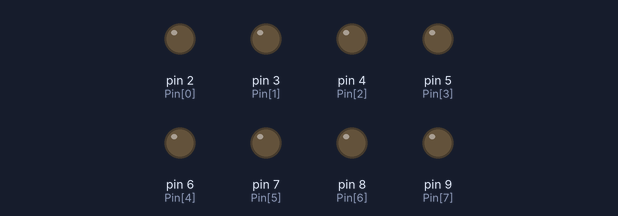
The sketch below on a simulated Arduino Uno, built with avr-gcc and run on an emulated ATmega328P. Shown: output pins drawn as LEDs (lit = HIGH).

Above: at 0.1 s.
At 4.6 s:
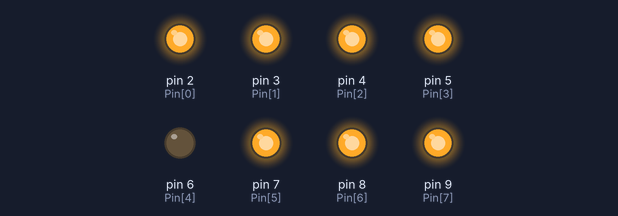
At 9.6 s:
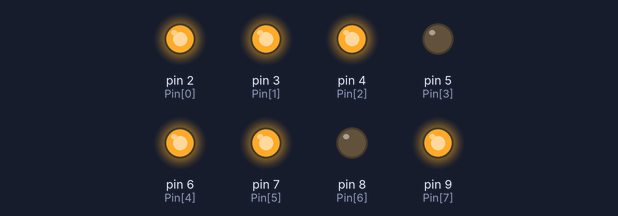
At 19.6 s:
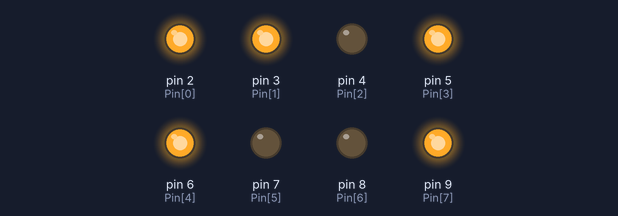
At 29.1 s:
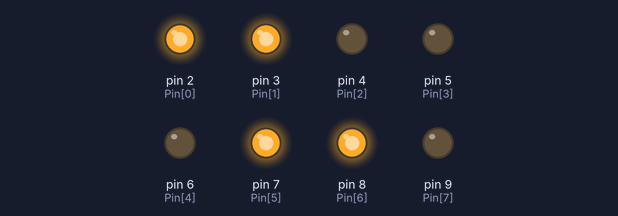
At 39.1 s:
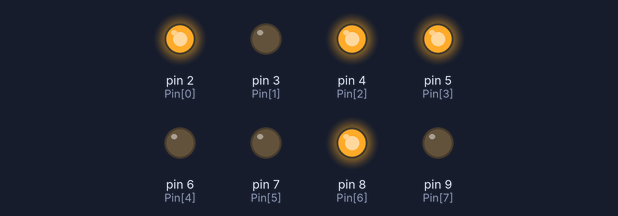
Timing chart, 0 to 40.0 s (numbered marks = the images above):
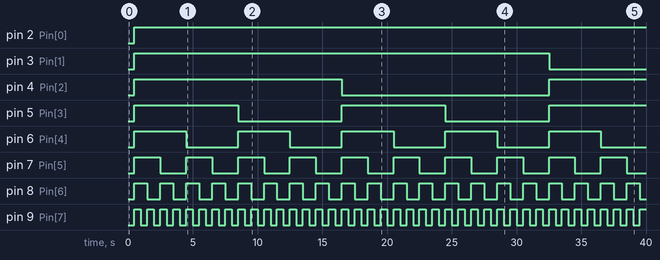

The sketch:

sketch_apr16c.ino
```cpp
#include <stdio.h>
byte Pin[] = {2,3,4,5,6,7,8,9};
byte Pin_num = sizeof(Pin) / sizeof(byte);
byte sendNumber = 0;
byte count = 0;
byte Pin_ON[] = {0,0,0,0,0,0,0,0};

void setup() {
  for(int j = 0; j<Pin_num; j++) {
    pinMode(Pin[j], OUTPUT);
  }
}

int function(int receiveNumber) {
    for(int i =7; i>=0; i--) {
      if(receiveNumber == 1 && receiveNumber == 0) {
        break;
      }
      count = receiveNumber % 2;
      if(count == 1) {
        Pin_ON[i] = 1;
        receiveNumber = receiveNumber - (receiveNumber / 2);
      }
      else {
        receiveNumber = receiveNumber - (receiveNumber / 2);
      }
    }
    return 0;
}

int function2() {
   for(int i = 0; i < 8; i++) {
    if(Pin_ON[i] >= 1) {
      digitalWrite(i+2, HIGH);
      Pin_ON[i] = 0;
    }
    else {
      digitalWrite(i+2, LOW);
    }
  }
   delay(500);
  return 0;
}

void loop() {
  function(sendNumber);
  if(sendNumber == 255) {
    sendNumber = 0;
  }
  function2();
  sendNumber++;
}
```

Measured:
- by itself, pin 2 (Pin[0]): LOW → HIGH at 0.50 s
- by itself, pin 3 (Pin[1]): LOW → HIGH at 0.50 s, → LOW 32.0 s later
- by itself, pin 4 (Pin[2]): LOW → HIGH at 0.50 s, → LOW 16.0 s later, → HIGH 16.0 s later
- by itself, pin 5 (Pin[3]): alternates HIGH for 8.0 s and LOW for 8.0 s
- by itself, pin 6 (Pin[4]): alternates HIGH for 4.0 s and LOW for 4.0 s
- by itself, pin 7 (Pin[5]): alternates HIGH for 2.0 s and LOW for 2.0 s
- by itself, pin 8 (Pin[6]): alternates HIGH for 1.0 s and LOW for 1.0 s
- by itself, pin 9 (Pin[7]): alternates HIGH for 0.50 s and LOW for 0.50 s
